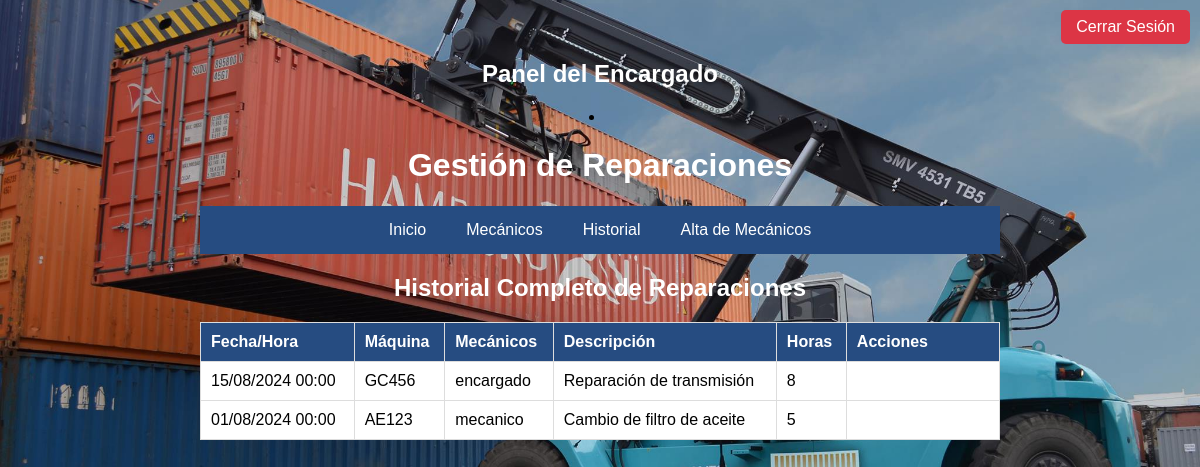
The app's page /historial_reparaciones.php (signed in) with its own data.
### tables this page shows
CREATE TABLE reparaciones (
    reparacion_id INT AUTO_INCREMENT PRIMARY KEY,
    maquina_id INT,
    descripcion_reparacion TEXT NOT NULL,
    horas_trabajadas INT NOT NULL,
    fecha_reparacion DATE NOT NULL,
    FOREIGN KEY (maquina_id) REFERENCES maquinas(maquina_id)
);

CREATE TABLE maquinas (
    maquina_id INT AUTO_INCREMENT PRIMARY KEY,
    numero_interno VARCHAR(50) NOT NULL UNIQUE,
    descripcion VARCHAR(255) NOT NULL
);

### historial_reparaciones.php (the view, shortened to what this page needs)
<?php
require 'conectar.php';
$reparaciones = $conexion->query("
    SELECT r.*, m.numero_interno, GROUP_CONCAT(u.nombre_usuario SEPARATOR ', ') AS mecanicos
    FROM reparaciones r
    JOIN maquinas m ON r.maquina_id = m.maquina_id
    LEFT JOIN reparaciones_operarios ro ON r.reparacion_id = ro.reparacion_id
    LEFT JOIN usuarios u ON ro.usuario_id = u.usuario_id
    GROUP BY r.reparacion_id
    ORDER BY r.fecha_reparacion DESC
");
?>
<!DOCTYPE html>
<html>
<head>
    <link rel="stylesheet" href="estilo.css">
</head>
<body>
    <?php include 'header.php'; ?>
    <h2>Panel del Encargado</h2>
<li><h1> Gestión de Reparaciones </h1></li>
<nav>
    <ul class="menu">
<li><a href="encargado.php"> Inicio </a></li>
<li><a href="listar_mecanicos.php"> Mecánicos</a></li>
<li><a href="historial_reparaciones.php"> Historial </a></li>
<li><a href="registrarempleado.php">Alta de Mecánicos</a></li>
</ul>
</nav>
    <h2>Historial Completo de Reparaciones</h2>
    <table>
        <tr>
            <th>Fecha/Hora</th>
            <th>Máquina</th>
            <th>Mecánicos</th>
            <th>Descripción</th>
            <th>Horas</th>
            <th>Acciones</th>
        </tr>
        <?php while($rep = $reparaciones->fetch_assoc()): ?>
        <tr>
            <td><?php echo date('d/m/Y H:i', strtotime($rep['fecha_reparacion'])); ?></td>
            <td><?php echo htmlspecialchars($rep['numero_interno']); ?></td>
            <td><?php echo htmlspecialchars($rep['mecanicos']); ?></td>
            <td><?php echo htmlspecialchars($rep['descripcion_reparacion']); ?></td>
            <td><?php echo $rep['horas_trabajadas']; ?></td>
            <td class="acciones">
                <a href="editar_reparacion.php?id=<?php echo $rep['reparacion_id']; ?>">Editar</a>
                <a href="eliminar_reparacion.php?id=<?php echo $rep['reparacion_id']; ?>"
                   onclick="return confirm('¿Eliminar esta reparación?')">Eliminar</a>
            </td>
        </tr>
        <?php endwhile; ?>
    </table>
</body>
</html>

### estilo.css (style rules this page uses)
body { font-family: Arial, sans-serif; background-color: #1e2b3c; background-image: url(img/me.jpg); background-position: center; background-size: cover; background-repeat: no-repeat; margin: 0; padding: 0; text-align: center; }
a { color: #ffffff; text-decoration: none; }
h1, h2, h3 { text-align: center; color: white; }
table { width: 80%; margin: 30px auto; border-collapse: collapse; background-color: white; border: 1px solid #ccc; text-align: left; }
th { background-color: #264c81; color: white; padding: 10px; }
td { padding: 10px; border: 1px solid #ddd; }
.menu { list-style: none; padding: 0; margin: 0 auto; max-width: 1000px; display: flex; justify-content: center; background-color: #264c81; }
.menu li { margin: 0; }
.menu li a { display: block; padding: 15px 20px; color: white; text-decoration: none; }
body { font-family: Arial, sans-serif; max-width: 800px; margin: 20px auto; padding: 20px; }
table { width: 100%; border-collapse: collapse; margin-top: 20px; }
th, td { padding: 10px; border: 1px solid #ddd; text-align: left; }

### historial_reparaciones.php (style rules this page uses)
table { width: 100%; border-collapse: collapse; margin-top: 20px; }
th, td { padding: 10px; border: 1px solid #ddd; text-align: left; }
.acciones a { margin-right: 10px; }

### records on screen
reparaciones: fecha_reparacion "15/08/2024 00:00", maquina.numero_interno "GC456", mecanicos "encargado", descripcion_reparacion "Reparación de transmisión", horas_trabajadas "8"
reparaciones: fecha_reparacion "01/08/2024 00:00", maquina.numero_interno "AE123", mecanicos "mecanico", descripcion_reparacion "Cambio de filtro de aceite", horas_trabajadas "5"
